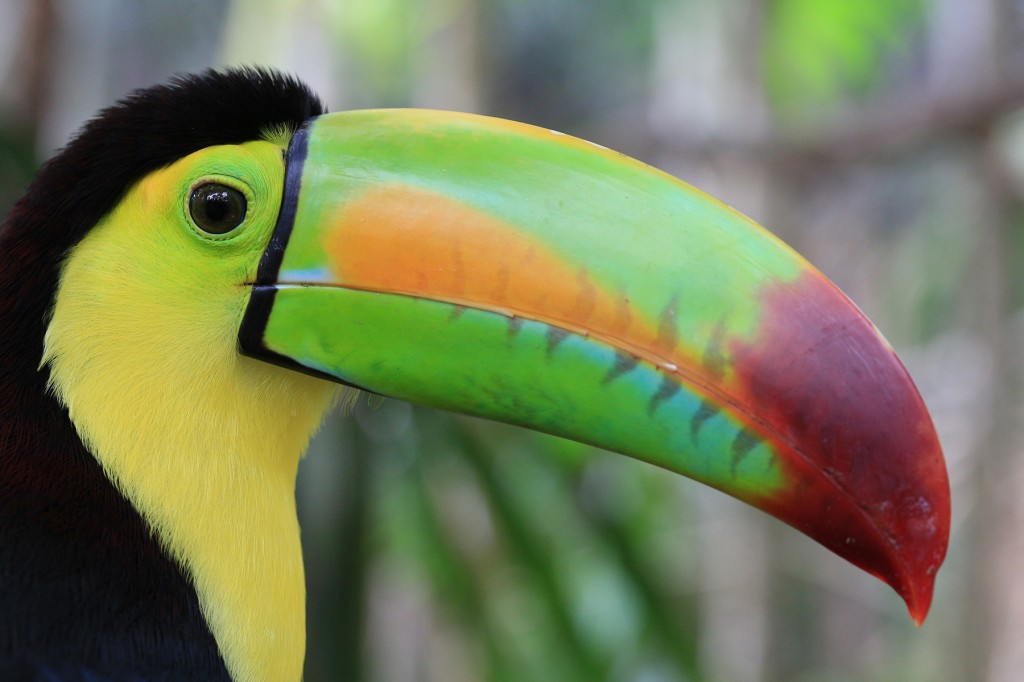
#> input picture m.jpg, 1024 x 682 px
$ python adding.py
#> lines starting #> are read from the running program, lines starting #| are printed output that depends on the picture
import cv2
import numpy as np

img=cv2.imread('m.jpg')
#> img is the input picture: shape (682, 1024, 3); mean B, G, R 87.8, 123.8, 116.9
h,v,b=img.shape[:3]
#> h = 682; v = 1024; b = 3
img1=np.zeros((h,v,b),np.uint8)
# assigning the color to each and every pixel of the image
img1[0:h,0:v]=[166,225,166]
add=img+img1
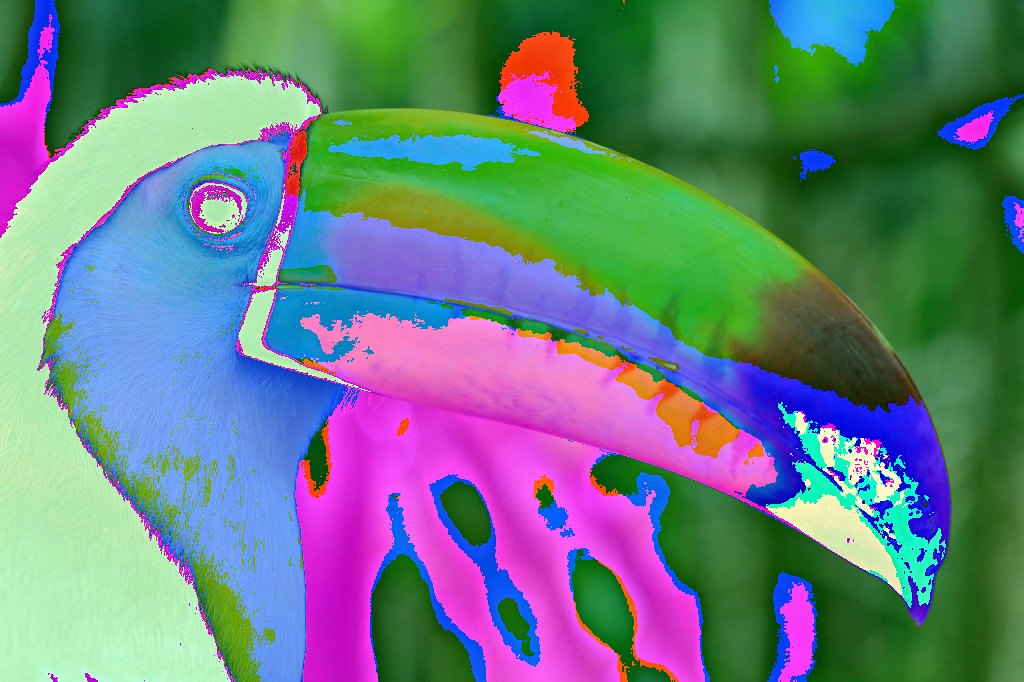
#> add: shape (682, 1024, 3); mean B, G, R 130.5, 125.9, 105.1
cv2.imshow('add',add)
cv2.imshow('new',img1)
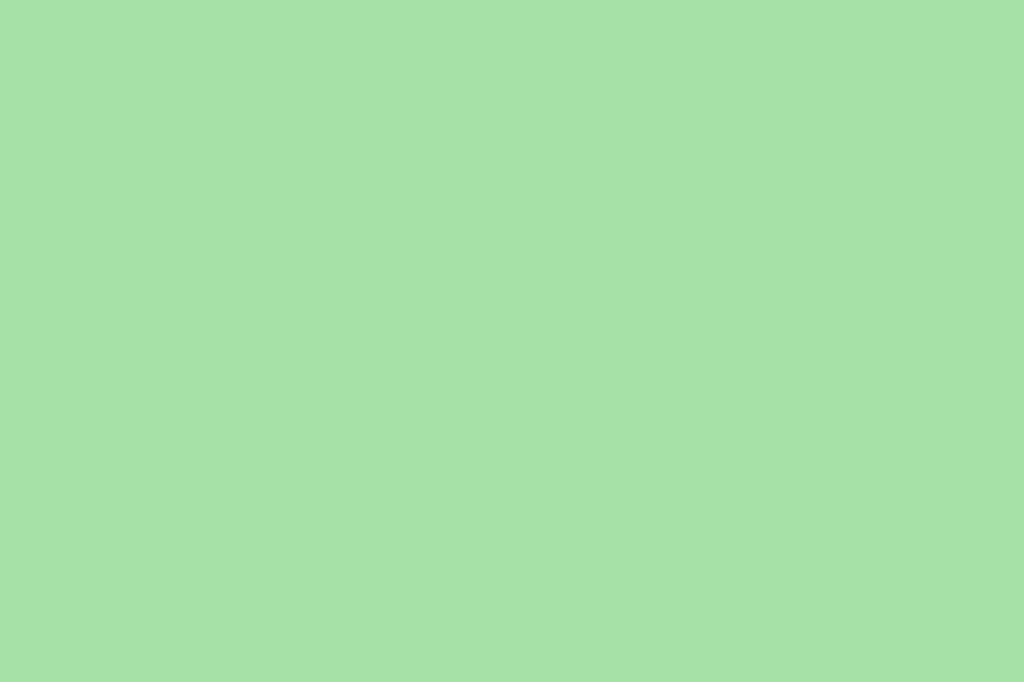
#> window 'new': shape (682, 1024, 3); mean B, G, R 166, 225, 166

cv2.waitKey(0)
cv2.destroyAllWindows()
